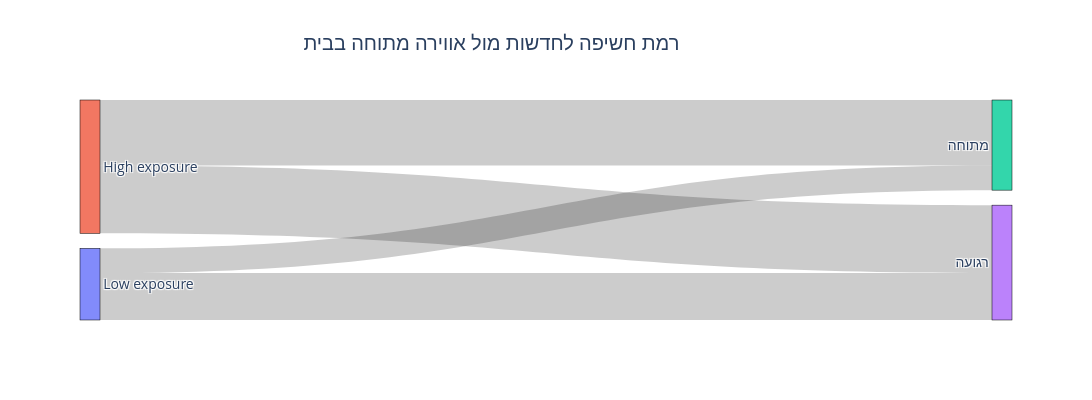

Notebook code for this chart:
### Markdown cell above
<div dir='rtl'>
  <strong style="font-size: 18px;">התפלגות רמת החשיפה לחדשות על האווירה בבית</strong>
</div>

<div dir='rtl'>
במטרה לבחון האם רמות החשיפה של ההורים לחדשות משפיעה על האווירה הכללית בבית בתקופת המלחמה, נבנה תרשים Sankey המציג את ההתפלגות בין רמות החשיפה לחדשות לבין קטגוריות של האווירה הכללית שדווחה בבית. 
<br>
התרשים מראה האם הורים שהעידו כי צרכו הרבה בחדשות במהלך המלחמה גם העידו שהאווירה בביתהם מתוחה.
</div>

### Code cell
df_sankey = df[['news_freq_level', 'home_atmosphere_cat']].dropna()
labels = pd.unique(pd.concat([df_sankey['news_freq_level'], df_sankey['home_atmosphere_cat']])).tolist()
label_map = {label: i for i, label in enumerate(labels)}
link_df = df_sankey.groupby(['news_freq_level', 'home_atmosphere_cat']).size().reset_index(name='count')
source = link_df['news_freq_level'].map(label_map)
target = link_df['home_atmosphere_cat'].map(label_map)
value = link_df['count']
fig = go.Figure(data=[go.Sankey(node=dict(pad=15,thickness=20,line=dict(color="black", width=0.5),label=labels),link=dict(source=source,target=target,value=value))])

fig.update_layout(title_text='רמת חשיפה לחדשות מול אווירה מתוחה בבית', title_x=0.45 ,font_size=14,width=1200,height=400)
fig.show()

### Figure 1 — Plotly figure (JSON) as saved in the notebook; plotly's stock layout.template omitted (floating-point values rounded to 4 significant figures)
{"data": [{"link": {"source": [1, 1, 0, 0], "target": [2, 3, 2, 3], "value": [53, 55, 20, 38]}, "node": {"label": ["Low exposure", "High exposure", "מתוחה", "רגועה"], "line": {"color": "black", "width": 0.5}, "pad": 15, "thickness": 20}, "type": "sankey"}], "layout": {"font": {"size": 14}, "height": 400, "title": {"text": "רמת חשיפה לחדשות מול אווירה מתוחה בבית", "x": 0.45}, "width": 1200}}
